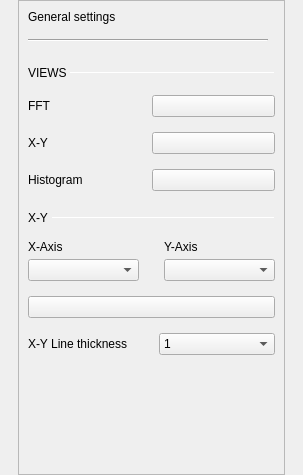
<?xml version="1.0" encoding="UTF-8"?>
<ui version="4.0">
 <class>OscGeneralSettings</class>
 <widget class="QWidget" name="OscGeneralSettings">
  <property name="geometry">
   <rect>
    <x>0</x>
    <y>0</y>
    <width>303</width>
    <height>475</height>
   </rect>
  </property>
  <property name="sizePolicy">
   <sizepolicy hsizetype="Fixed" vsizetype="Fixed">
    <horstretch>0</horstretch>
    <verstretch>0</verstretch>
   </sizepolicy>
  </property>
  <property name="windowTitle">
   <string>GeneralSettings</string>
  </property>
  <property name="styleSheet">
   <string notr="true"/>
  </property>
  <layout class="QVBoxLayout" name="verticalLayout">
   <property name="spacing">
    <number>0</number>
   </property>
   <property name="leftMargin">
    <number>18</number>
   </property>
   <property name="topMargin">
    <number>0</number>
   </property>
   <property name="rightMargin">
    <number>18</number>
   </property>
   <property name="bottomMargin">
    <number>0</number>
   </property>
   <item>
    <widget class="QScrollArea" name="scrollArea">
     <property name="sizePolicy">
      <sizepolicy hsizetype="Preferred" vsizetype="Preferred">
       <horstretch>0</horstretch>
       <verstretch>0</verstretch>
      </sizepolicy>
     </property>
     <property name="verticalScrollBarPolicy">
      <enum>Qt::ScrollBarAsNeeded</enum>
     </property>
     <property name="horizontalScrollBarPolicy">
      <enum>Qt::ScrollBarAlwaysOff</enum>
     </property>
     <property name="sizeAdjustPolicy">
      <enum>QAbstractScrollArea::AdjustIgnored</enum>
     </property>
     <property name="widgetResizable">
      <bool>true</bool>
     </property>
     <widget class="QWidget" name="scrollAreaWidgetContents">
      <property name="geometry">
       <rect>
        <x>0</x>
        <y>0</y>
        <width>265</width>
        <height>473</height>
       </rect>
      </property>
      <property name="sizePolicy">
       <sizepolicy hsizetype="Preferred" vsizetype="Preferred">
        <horstretch>0</horstretch>
        <verstretch>0</verstretch>
       </sizepolicy>
      </property>
      <layout class="QVBoxLayout" name="verticalLayout_5">
       <item>
        <layout class="QVBoxLayout" name="verticalLayout_2">
         <property name="spacing">
          <number>0</number>
         </property>
         <property name="bottomMargin">
          <number>0</number>
         </property>
         <item>
          <layout class="QVBoxLayout" name="verticalLayout_4">
           <property name="spacing">
            <number>15</number>
           </property>
           <property name="topMargin">
            <number>0</number>
           </property>
           <property name="bottomMargin">
            <number>0</number>
           </property>
           <item>
            <widget class="QLabel" name="label_4">
             <property name="sizePolicy">
              <sizepolicy hsizetype="Fixed" vsizetype="Fixed">
               <horstretch>0</horstretch>
               <verstretch>0</verstretch>
              </sizepolicy>
             </property>
             <property name="text">
              <string>General settings</string>
             </property>
             <property name="general_settings_label" stdset="0">
              <bool>true</bool>
             </property>
            </widget>
           </item>
           <item>
            <widget class="Line" name="line_2">
             <property name="minimumSize">
              <size>
               <width>240</width>
               <height>2</height>
              </size>
             </property>
             <property name="maximumSize">
              <size>
               <width>240</width>
               <height>2</height>
              </size>
             </property>
             <property name="orientation">
              <enum>Qt::Horizontal</enum>
             </property>
             <property name="blue_line" stdset="0">
              <bool>true</bool>
             </property>
            </widget>
           </item>
          </layout>
         </item>
         <item>
          <layout class="QGridLayout" name="gridLayout">
           <item row="0" column="0" colspan="2">
            <spacer name="verticalSpacer_3">
             <property name="orientation">
              <enum>Qt::Vertical</enum>
             </property>
             <property name="sizeType">
              <enum>QSizePolicy::Fixed</enum>
             </property>
             <property name="sizeHint" stdset="0">
              <size>
               <width>0</width>
               <height>25</height>
              </size>
             </property>
            </spacer>
           </item>
           <item row="3" column="0" colspan="2">
            <spacer name="verticalSpacer">
             <property name="orientation">
              <enum>Qt::Vertical</enum>
             </property>
             <property name="sizeType">
              <enum>QSizePolicy::Fixed</enum>
             </property>
             <property name="sizeHint" stdset="0">
              <size>
               <width>0</width>
               <height>15</height>
              </size>
             </property>
            </spacer>
           </item>
           <item row="1" column="0">
            <widget class="QLabel" name="label">
             <property name="sizePolicy">
              <sizepolicy hsizetype="Fixed" vsizetype="Fixed">
               <horstretch>0</horstretch>
               <verstretch>0</verstretch>
              </sizepolicy>
             </property>
             <property name="text">
              <string>VIEWS </string>
             </property>
             <property name="subsection_label" stdset="0">
              <bool>true</bool>
             </property>
            </widget>
           </item>
           <item row="1" column="1">
            <widget class="Line" name="line">
             <property name="minimumSize">
              <size>
               <width>0</width>
               <height>1</height>
              </size>
             </property>
             <property name="maximumSize">
              <size>
               <width>16777215</width>
               <height>1</height>
              </size>
             </property>
             <property name="orientation">
              <enum>Qt::Horizontal</enum>
             </property>
             <property name="subsection_line" stdset="0">
              <bool>true</bool>
             </property>
            </widget>
           </item>
          </layout>
         </item>
         <item>
          <layout class="QGridLayout" name="gridLayout_2">
           <property name="leftMargin">
            <number>0</number>
           </property>
           <property name="topMargin">
            <number>0</number>
           </property>
           <property name="bottomMargin">
            <number>15</number>
           </property>
           <property name="verticalSpacing">
            <number>15</number>
           </property>
           <item row="0" column="0">
            <widget class="QLabel" name="label_2">
             <property name="text">
              <string>FFT</string>
             </property>
            </widget>
           </item>
           <item row="3" column="0">
            <widget class="QLabel" name="label_8">
             <property name="text">
              <string>Histogram</string>
             </property>
            </widget>
           </item>
           <item row="2" column="1">
            <widget class="adiscope::CustomSwitch" name="XY_view">
             <property name="text">
              <string/>
             </property>
            </widget>
           </item>
           <item row="3" column="1">
            <widget class="adiscope::CustomSwitch" name="Histogram_view">
             <property name="text">
              <string/>
             </property>
            </widget>
           </item>
           <item row="2" column="0">
            <widget class="QLabel" name="label_3">
             <property name="text">
              <string>X-Y</string>
             </property>
            </widget>
           </item>
           <item row="0" column="1">
            <widget class="adiscope::CustomSwitch" name="FFT_view">
             <property name="text">
              <string/>
             </property>
            </widget>
           </item>
          </layout>
         </item>
         <item>
          <layout class="QVBoxLayout" name="export_2">
           <property name="topMargin">
            <number>0</number>
           </property>
          </layout>
         </item>
         <item>
          <widget class="QWidget" name="xySettings" native="true">
           <property name="minimumSize">
            <size>
             <width>0</width>
             <height>0</height>
            </size>
           </property>
           <layout class="QVBoxLayout" name="verticalLayout_3">
            <property name="spacing">
             <number>15</number>
            </property>
            <property name="leftMargin">
             <number>0</number>
            </property>
            <property name="topMargin">
             <number>5</number>
            </property>
            <property name="rightMargin">
             <number>0</number>
            </property>
            <property name="bottomMargin">
             <number>20</number>
            </property>
            <item>
             <layout class="QHBoxLayout" name="horizontalLayout">
              <property name="spacing">
               <number>0</number>
              </property>
              <property name="topMargin">
               <number>0</number>
              </property>
              <item>
               <widget class="QLabel" name="label_5">
                <property name="sizePolicy">
                 <sizepolicy hsizetype="Fixed" vsizetype="Fixed">
                  <horstretch>0</horstretch>
                  <verstretch>0</verstretch>
                 </sizepolicy>
                </property>
                <property name="text">
                 <string>X-Y </string>
                </property>
                <property name="subsection_label" stdset="0">
                 <bool>true</bool>
                </property>
               </widget>
              </item>
              <item>
               <widget class="Line" name="line_3">
                <property name="minimumSize">
                 <size>
                  <width>0</width>
                  <height>1</height>
                 </size>
                </property>
                <property name="maximumSize">
                 <size>
                  <width>16777215</width>
                  <height>1</height>
                 </size>
                </property>
                <property name="orientation">
                 <enum>Qt::Horizontal</enum>
                </property>
                <property name="subsection_line" stdset="0">
                 <bool>true</bool>
                </property>
               </widget>
              </item>
             </layout>
            </item>
            <item>
             <layout class="QGridLayout" name="gridLayout_5">
              <property name="topMargin">
               <number>0</number>
              </property>
              <property name="horizontalSpacing">
               <number>25</number>
              </property>
              <property name="verticalSpacing">
               <number>5</number>
              </property>
              <item row="0" column="1">
               <widget class="QLabel" name="label_6">
                <property name="text">
                 <string>Y-Axis</string>
                </property>
               </widget>
              </item>
              <item row="1" column="0">
               <widget class="QComboBox" name="cmb_x_channel"/>
              </item>
              <item row="0" column="0">
               <widget class="QLabel" name="label_7">
                <property name="text">
                 <string>X-Axis</string>
                </property>
               </widget>
              </item>
              <item row="1" column="1">
               <widget class="QComboBox" name="cmb_y_channel"/>
              </item>
             </layout>
            </item>
            <item>
             <widget class="adiscope::CustomSwitch" name="xyPlotLineType">
              <property name="text">
               <string/>
              </property>
              <property name="checkable">
               <bool>true</bool>
              </property>
              <property name="bigBtn" stdset="0">
               <bool>true</bool>
              </property>
              <property name="leftText" stdset="0">
               <string>dots</string>
              </property>
              <property name="rightText" stdset="0">
               <string>lines</string>
              </property>
              <property name="duration" stdset="0">
               <number>0</number>
              </property>
             </widget>
            </item>
            <item>
             <layout class="QHBoxLayout" name="horizontalLayout_2">
              <property name="bottomMargin">
               <number>0</number>
              </property>
              <item>
               <widget class="QLabel" name="label_9">
                <property name="text">
                 <string>X-Y Line thickness</string>
                </property>
               </widget>
              </item>
              <item>
               <widget class="QComboBox" name="xyLineThickness">
                <property name="currentIndex">
                 <number>0</number>
                </property>
                <item>
                 <property name="text">
                  <string>1</string>
                 </property>
                </item>
                <item>
                 <property name="text">
                  <string>2</string>
                 </property>
                </item>
                <item>
                 <property name="text">
                  <string>3</string>
                 </property>
                </item>
                <item>
                 <property name="text">
                  <string>4</string>
                 </property>
                </item>
                <item>
                 <property name="text">
                  <string>5</string>
                 </property>
                </item>
                <item>
                 <property name="text">
                  <string>6</string>
                 </property>
                </item>
                <item>
                 <property name="text">
                  <string>7</string>
                 </property>
                </item>
                <item>
                 <property name="text">
                  <string>8</string>
                 </property>
                </item>
                <item>
                 <property name="text">
                  <string>9</string>
                 </property>
                </item>
                <item>
                 <property name="text">
                  <string>10</string>
                 </property>
                </item>
               </widget>
              </item>
             </layout>
            </item>
           </layout>
          </widget>
         </item>
         <item>
          <spacer name="verticalSpacer_2">
           <property name="orientation">
            <enum>Qt::Vertical</enum>
           </property>
           <property name="sizeType">
            <enum>QSizePolicy::Expanding</enum>
           </property>
           <property name="sizeHint" stdset="0">
            <size>
             <width>0</width>
             <height>0</height>
            </size>
           </property>
          </spacer>
         </item>
        </layout>
       </item>
      </layout>
     </widget>
    </widget>
   </item>
  </layout>
 </widget>
 <customwidgets>
  <customwidget>
   <class>adiscope::CustomSwitch</class>
   <extends>QPushButton</extends>
   <header>customSwitch.hpp</header>
  </customwidget>
 </customwidgets>
 <resources/>
 <connections/>
</ui>
